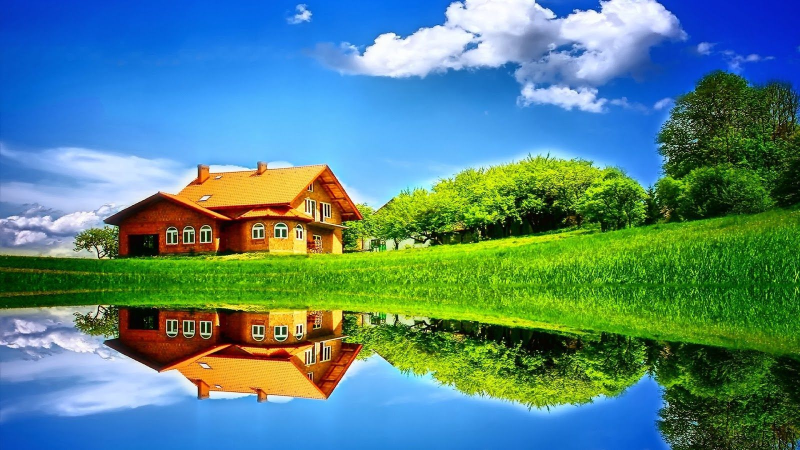
#> input picture scenary.jpg, 1600 x 900 px, found by its file name (shown at 1/2 size)
$ jupyter execute 'Dominant Colour Extraction and Recolouring.ipynb'   (shell and % lines are left out)
#> lines starting #> are read from the running program, lines starting #| are printed output that depends on the picture; after the words box and inside, x2 and y2 are one past the last pixel; in counts of white or black regions, pixels touching at a corner belong together
[cell 1]
import numpy as np
from matplotlib import pyplot as plt
import cv2
from sklearn.cluster import KMeans

[cell 2]
image = cv2.imread(".\scenary.jpg")
#> image is the input picture: shape (900, 1600, 3); mean B, G, R 131.1, 133.4, 85.5
image = cv2.cvtColor(image, cv2.COLOR_BGR2RGB)
print(image.shape)
#| (900, 1600, 3)
r, c = image.shape[:2]
#> r = 900; c = 1600
out_r = 120
image = cv2.resize(image, (int(out_r*float(c)/r), out_r))
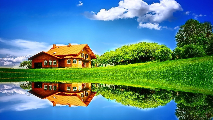
#> image: shape (120, 213, 3); mean R, G, B 85.5, 133.3, 131
print(type(image))
#| <class 'numpy.ndarray'>
pixels = image.reshape((-1, 3))
print(pixels.shape)
#| (25560, 3)
print(image.shape)
#| (120, 213, 3)
plt.axis("off")
plt.imshow(image)

[cell 3]
km = KMeans(n_clusters=8)
km.fit(pixels)

[cell 4]
colors = np.asarray(km.cluster_centers_, dtype='uint8')
print(colors)

[cell 5]
percentage = np.asarray(np.unique(km.labels_, return_counts = True)[1], dtype='float32')
percentage = percentage/pixels.shape[0]
percentage

# Dominant Colours

[cell 6]
plt.figure(0)
for ix in range(colors.shape[0]):
    patch = np.ones((20, 20, 3))
    patch[:, :, :] = 255 - colors[ix]
    plt.subplot(1, colors.shape[0], ix+1)
    plt.axis('off')
    plt.imshow(patch)
plt.show()

[cell 7]
dom = [[percentage[ix], colors[ix]] for ix in range(km.n_clusters)]
dominance = sorted(dom, key=lambda x:x[0], reverse=True)

# Dominance

[cell 8]
plt.figure(0)
plt.axis('off')

patch = np.zeros((50, 500, 3))

start = 0
for cx in range(km.n_clusters):
    width = int(dominance[cx][0] * patch.shape[1])
    end = start + width
    patch[:, start:end, :] = 255 - dominance[cx][1]
    start = end
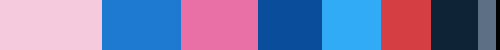
#> patch: shape (50, 500, 3) float64; mean of channels 0, 1, 2 168.6, 121.3, 123.6; drawn as B, G, R
plt.imshow(patch)
plt.show()
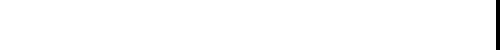
#> shown: shape (50, 500, 3) float64; values 0 (black) and 1 (white), 99.2% white; 1 black region, box (x1, y1, x2, y2) and area: (496, 0, 500, 50) 200

[cell 9]
for px in range(pixels.shape[0]):
    for ix in range(colors.shape[0]):
        pixels[px] =colors[km.labels_[px]]

[cell 10]
img = pixels.reshape(out_r, -1, 3)
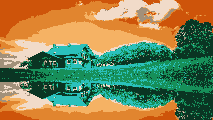
#> img: shape (120, 213, 3); mean of channels 0, 1, 2 85, 132.7, 130.6; drawn as B, G, R
print(img.shape)
#| (120, 213, 3)
